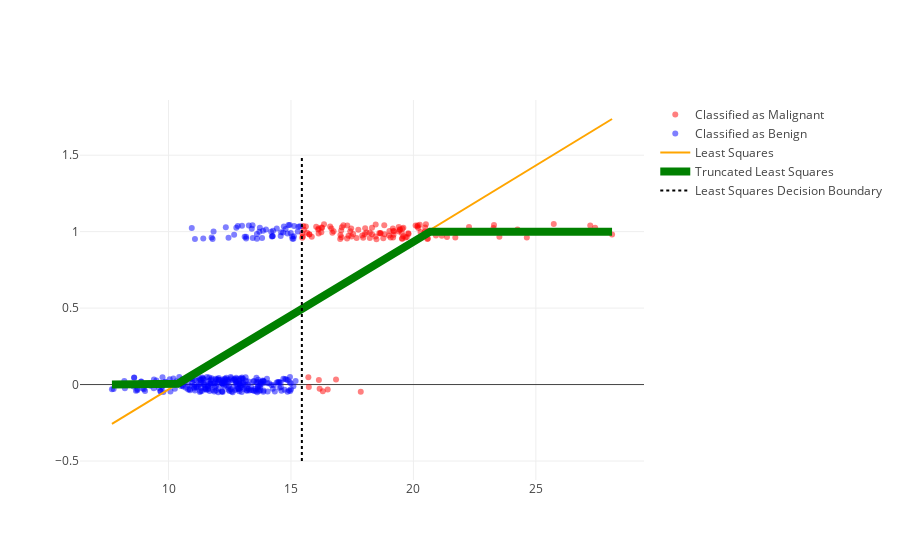

Notebook code for this chart:
### Code cell
X_plt = np.linspace(np.min(X), np.max(X), 100)
p_line = go.Scatter(name="Truncated Least Squares",
    x=X_plt, y=bound01(least_squares_model.predict(np.array([X_plt]).T)), 
    mode="lines", line=dict(color="green", width=8))
py.iplot([mal_points, ben_points, model_line, p_line, dec_line], filename="lr-06")
